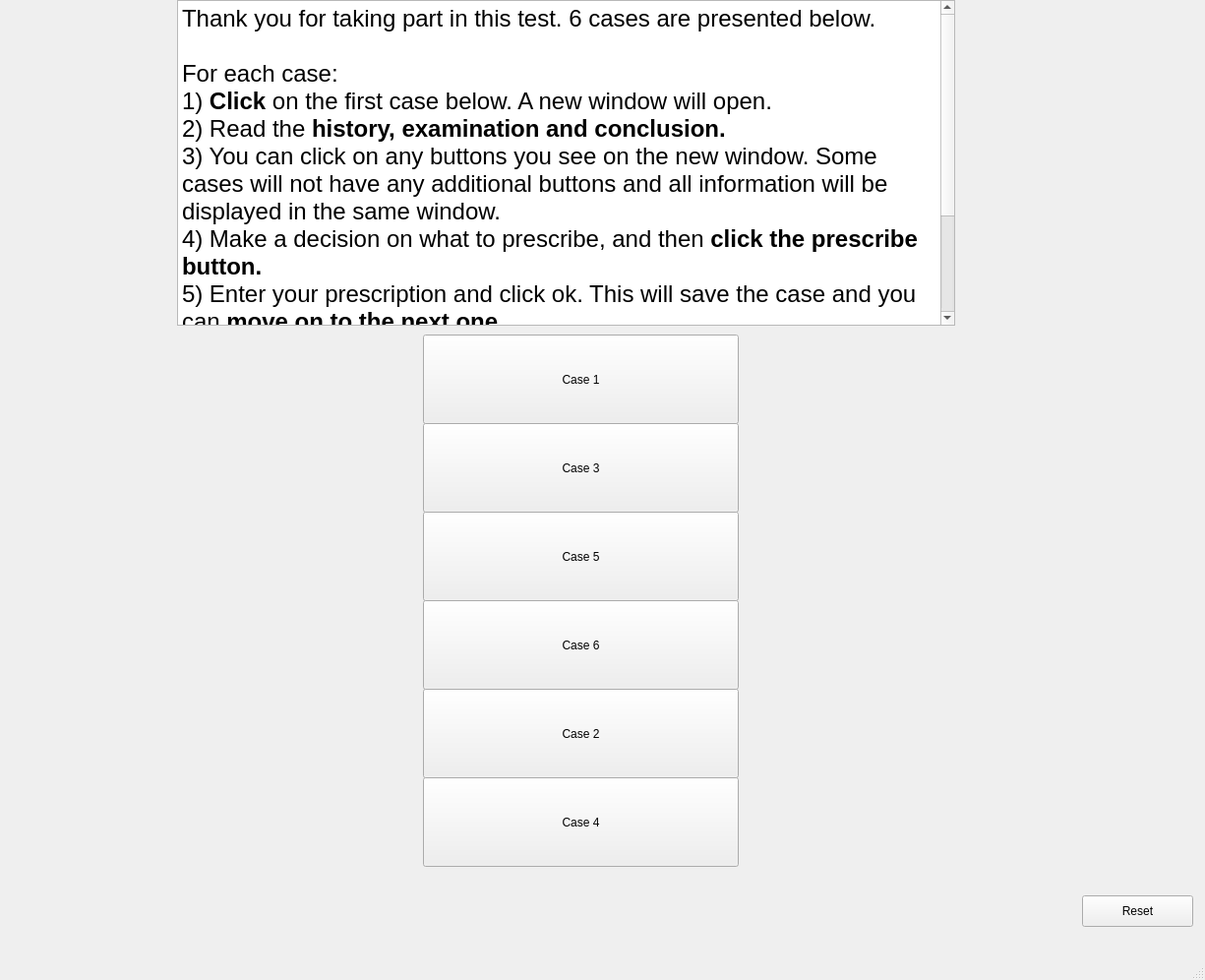
<?xml version="1.0" encoding="UTF-8"?>
<ui version="4.0">
 <class>MainWindow</class>
 <widget class="QMainWindow" name="MainWindow">
  <property name="geometry">
   <rect>
    <x>0</x>
    <y>0</y>
    <width>1225</width>
    <height>996</height>
   </rect>
  </property>
  <property name="windowTitle">
   <string>MainWindow</string>
  </property>
  <widget class="QWidget" name="centralwidget">
   <widget class="QPushButton" name="case1_btn">
    <property name="geometry">
     <rect>
      <x>430</x>
      <y>340</y>
      <width>321</width>
      <height>91</height>
     </rect>
    </property>
    <property name="text">
     <string>Case 1</string>
    </property>
   </widget>
   <widget class="QPushButton" name="case2_btn">
    <property name="geometry">
     <rect>
      <x>430</x>
      <y>700</y>
      <width>321</width>
      <height>91</height>
     </rect>
    </property>
    <property name="text">
     <string>Case 2</string>
    </property>
   </widget>
   <widget class="QPushButton" name="case3_btn">
    <property name="geometry">
     <rect>
      <x>430</x>
      <y>430</y>
      <width>321</width>
      <height>91</height>
     </rect>
    </property>
    <property name="text">
     <string>Case 3</string>
    </property>
   </widget>
   <widget class="QPushButton" name="resetButton">
    <property name="geometry">
     <rect>
      <x>1100</x>
      <y>910</y>
      <width>113</width>
      <height>32</height>
     </rect>
    </property>
    <property name="text">
     <string>Reset</string>
    </property>
   </widget>
   <widget class="QPushButton" name="case4_btn">
    <property name="geometry">
     <rect>
      <x>430</x>
      <y>790</y>
      <width>321</width>
      <height>91</height>
     </rect>
    </property>
    <property name="text">
     <string>Case 4</string>
    </property>
   </widget>
   <widget class="QPushButton" name="case5_btn">
    <property name="geometry">
     <rect>
      <x>430</x>
      <y>520</y>
      <width>321</width>
      <height>91</height>
     </rect>
    </property>
    <property name="text">
     <string>Case 5</string>
    </property>
   </widget>
   <widget class="QPushButton" name="case6_btn">
    <property name="geometry">
     <rect>
      <x>430</x>
      <y>610</y>
      <width>321</width>
      <height>91</height>
     </rect>
    </property>
    <property name="text">
     <string>Case 6</string>
    </property>
   </widget>
   <widget class="QTextBrowser" name="textBrowser">
    <property name="geometry">
     <rect>
      <x>180</x>
      <y>0</y>
      <width>791</width>
      <height>331</height>
     </rect>
    </property>
    <property name="html">
     <string>&lt;!DOCTYPE HTML PUBLIC &quot;-//W3C//DTD HTML 4.0//EN&quot; &quot;http://www.w3.org/TR/REC-html40/strict.dtd&quot;&gt;
&lt;html&gt;&lt;head&gt;&lt;meta name=&quot;qrichtext&quot; content=&quot;1&quot; /&gt;&lt;meta charset=&quot;utf-8&quot; /&gt;&lt;style type=&quot;text/css&quot;&gt;
p, li { white-space: pre-wrap; }
hr { height: 1px; border-width: 0; }
&lt;/style&gt;&lt;/head&gt;&lt;body style=&quot; font-family:'.AppleSystemUIFont'; font-size:13pt; font-weight:400; font-style:normal;&quot;&gt;
&lt;p style=&quot; margin-top:0px; margin-bottom:0px; margin-left:0px; margin-right:0px; -qt-block-indent:0; text-indent:0px;&quot;&gt;&lt;span style=&quot; font-size:18pt;&quot;&gt;Thank you for taking part in this test. 6 cases are presented below. &lt;/span&gt;&lt;/p&gt;
&lt;p style=&quot;-qt-paragraph-type:empty; margin-top:0px; margin-bottom:0px; margin-left:0px; margin-right:0px; -qt-block-indent:0; text-indent:0px; font-size:18pt;&quot;&gt;&lt;br /&gt;&lt;/p&gt;
&lt;p style=&quot; margin-top:0px; margin-bottom:0px; margin-left:0px; margin-right:0px; -qt-block-indent:0; text-indent:0px;&quot;&gt;&lt;span style=&quot; font-size:18pt;&quot;&gt;For each case:&lt;/span&gt;&lt;/p&gt;
&lt;p style=&quot; margin-top:0px; margin-bottom:0px; margin-left:0px; margin-right:0px; -qt-block-indent:0; text-indent:0px;&quot;&gt;&lt;span style=&quot; font-size:18pt;&quot;&gt;1) &lt;/span&gt;&lt;span style=&quot; font-size:18pt; font-weight:700;&quot;&gt;Click&lt;/span&gt;&lt;span style=&quot; font-size:18pt;&quot;&gt; on the first case below. A new window will open. &lt;/span&gt;&lt;/p&gt;
&lt;p style=&quot; margin-top:0px; margin-bottom:0px; margin-left:0px; margin-right:0px; -qt-block-indent:0; text-indent:0px;&quot;&gt;&lt;span style=&quot; font-size:18pt;&quot;&gt;2) Read the &lt;/span&gt;&lt;span style=&quot; font-size:18pt; font-weight:700;&quot;&gt;history, examination and conclusion. &lt;/span&gt;&lt;/p&gt;
&lt;p style=&quot; margin-top:0px; margin-bottom:0px; margin-left:0px; margin-right:0px; -qt-block-indent:0; text-indent:0px;&quot;&gt;&lt;span style=&quot; font-size:18pt;&quot;&gt;3) You can click on any buttons you see on the new window. Some cases will not have any additional buttons and all information will be displayed in the same window. &lt;/span&gt;&lt;/p&gt;
&lt;p style=&quot; margin-top:0px; margin-bottom:0px; margin-left:0px; margin-right:0px; -qt-block-indent:0; text-indent:0px;&quot;&gt;&lt;span style=&quot; font-size:18pt;&quot;&gt;4) Make a decision on what to prescribe, and then &lt;/span&gt;&lt;span style=&quot; font-size:18pt; font-weight:700;&quot;&gt;click the prescribe button.&lt;/span&gt;&lt;span style=&quot; font-size:18pt;&quot;&gt; &lt;/span&gt;&lt;/p&gt;
&lt;p style=&quot; margin-top:0px; margin-bottom:0px; margin-left:0px; margin-right:0px; -qt-block-indent:0; text-indent:0px;&quot;&gt;&lt;span style=&quot; font-size:18pt;&quot;&gt;5) Enter your prescription and click ok. This will save the case and you can &lt;/span&gt;&lt;span style=&quot; font-size:18pt; font-weight:700;&quot;&gt;move on to the next one.&lt;/span&gt;&lt;span style=&quot; font-size:18pt;&quot;&gt;&lt;br /&gt;&lt;br /&gt;&lt;/span&gt;&lt;span style=&quot; font-size:18pt; font-weight:700;&quot;&gt;You can assume the patient is well enough to be sent home with a prescription and appropriate follow up is arranged. This is not a test of knowledge or skill, so don't be too concerned about getting doses etc 100% correct. &lt;/span&gt;&lt;/p&gt;&lt;/body&gt;&lt;/html&gt;</string>
    </property>
   </widget>
  </widget>
  <widget class="QMenuBar" name="menubar">
   <property name="geometry">
    <rect>
     <x>0</x>
     <y>0</y>
     <width>1225</width>
     <height>24</height>
    </rect>
   </property>
  </widget>
  <widget class="QStatusBar" name="statusbar"/>
 </widget>
 <resources/>
 <connections/>
</ui>
